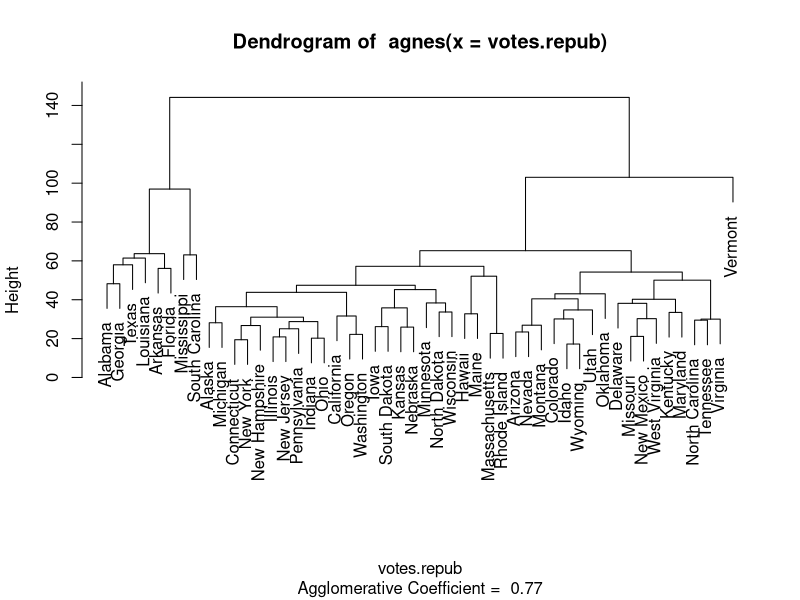
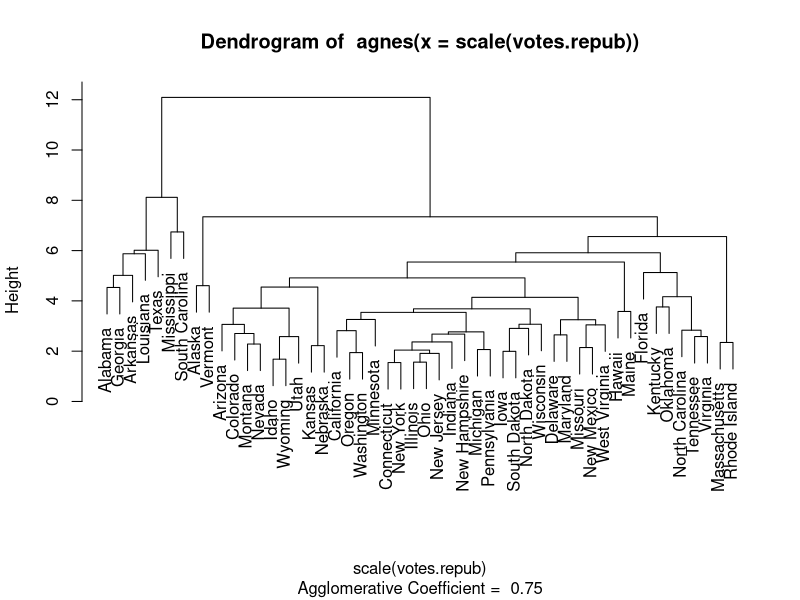
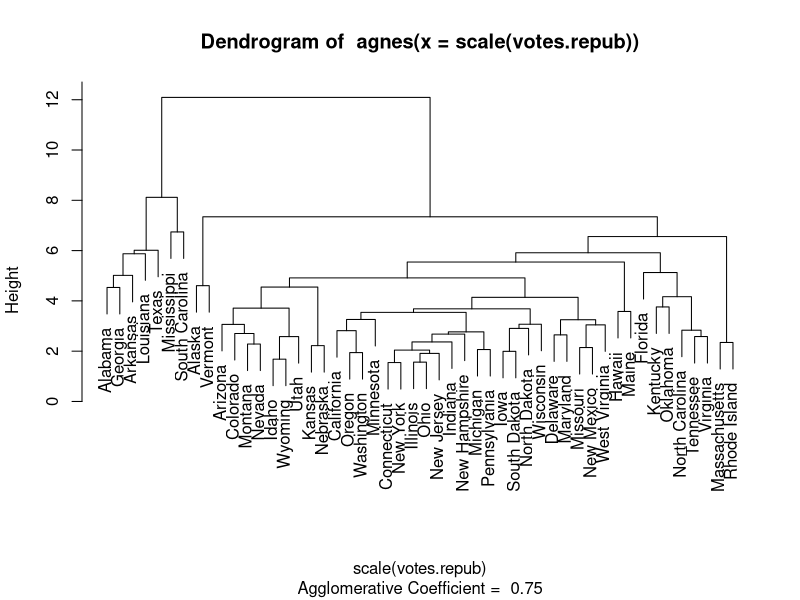
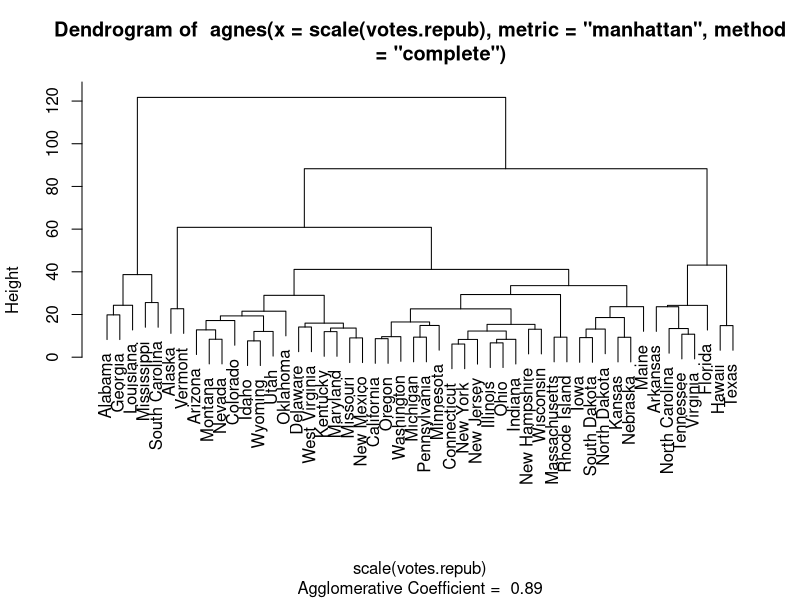
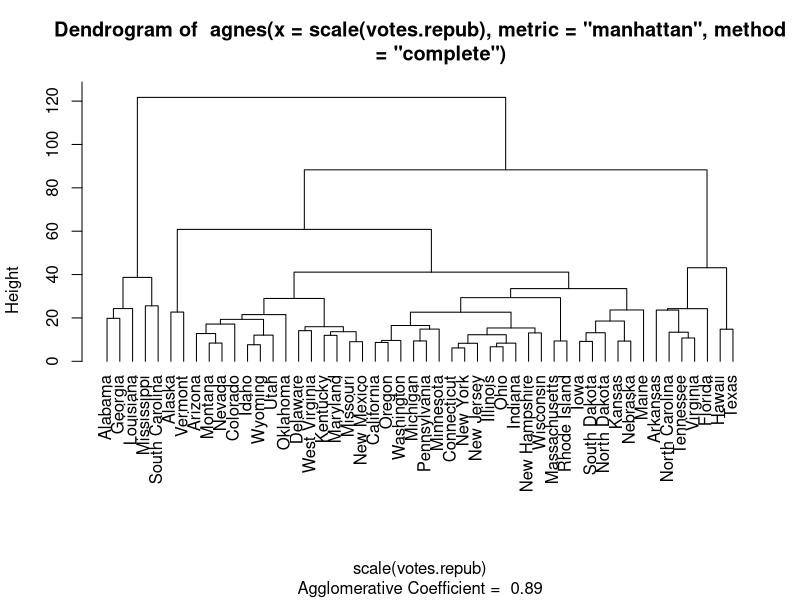
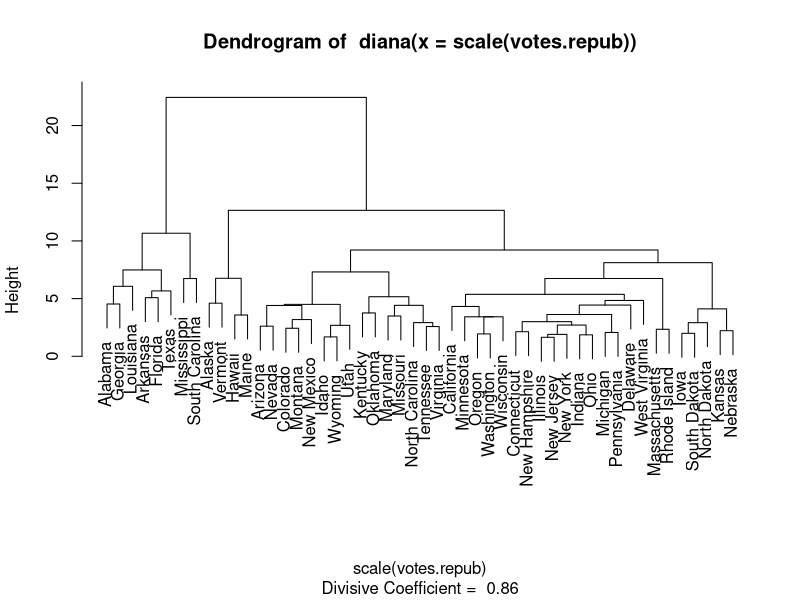

The R source for these figures, in order:
## ---- chunk 1
#Libraries

#https://tidyverse.r-universe.dev/tidyverse
if (!require(tidyverse)) install.packages('tidyverse', repos = c('https://tidyverse.r-universe.dev', 'https://cloud.r-project.org'))
library(tidyverse)

## ---- chunk 2
library(cluster)
?votes.repub

View(votes.repub)
## ---- chunk 3
clusters_agnes <- agnes(votes.repub)

plot(clusters_agnes, which = 2)
## ---- chunk 4
# Perform clustering on standardised data:
clusters_agnes <- agnes(scale(votes.repub))

# Plot dendrogram:
plot(clusters_agnes, which = 2)
## ---- chunk 5
votes.repub |> scale() |>
               agnes() |> 
               plot(which = 2)
## ---- chunk 6
votes.repub |> scale() |>
               agnes(metric = "manhattan", method = "complete") |> 
               plot(which = 2)
## ---- chunk 7
votes.repub |> scale() |>
               agnes(metric = "manhattan", method = "complete") |> 
               plot(which = 2, hang = -1)
## ---- chunk 8
votes.repub |> scale() |>
               diana() |> 
               plot(which = 2)
